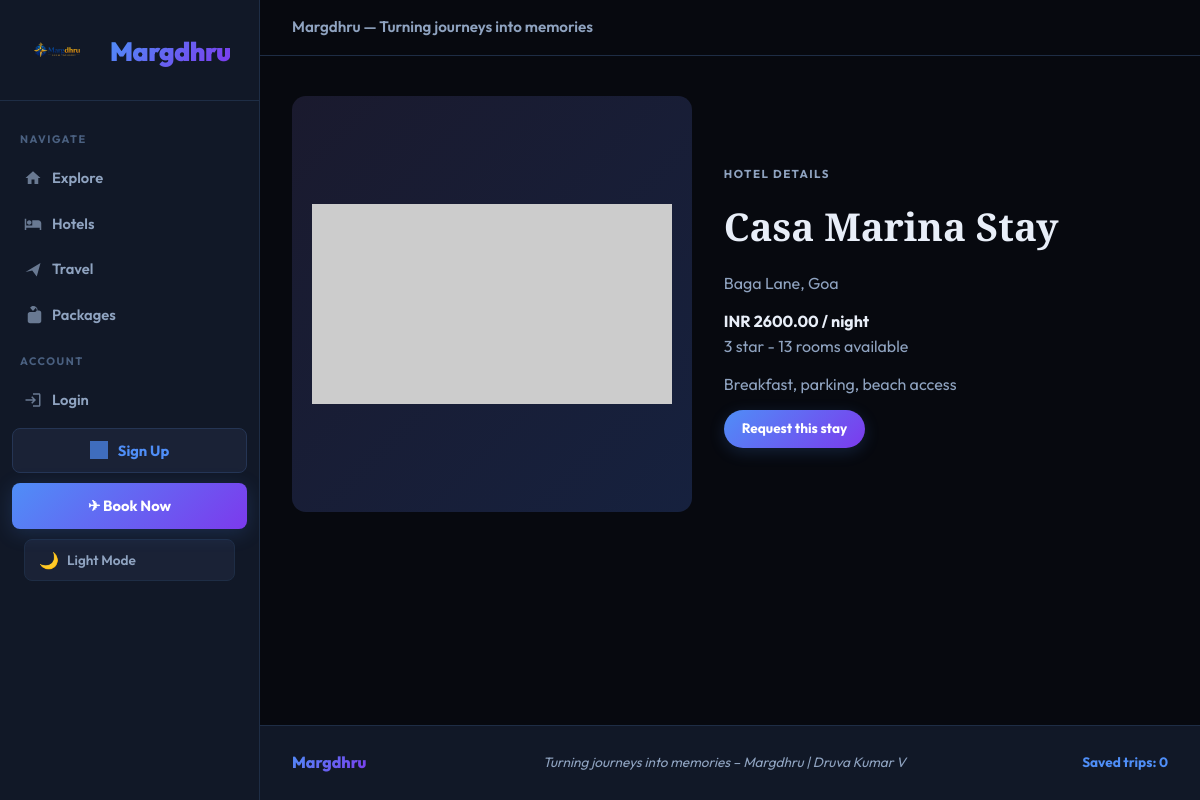
Screenshot of /hotels/189/ with the database file from the repository.
### travel/models.py (models this page shows, shortened)
class Hotel(models.Model):
    destination = models.ForeignKey(Destination, on_delete=models.CASCADE, related_name="hotels")
    name = models.CharField(max_length=140)
    address = models.CharField(max_length=220)
    star_rating = models.PositiveSmallIntegerField(default=3)
    price_per_night = models.DecimalField(max_digits=10, decimal_places=2)
    rooms_available = models.PositiveIntegerField(default=10)
    amenities = models.CharField(max_length=255, blank=True)
    image_url = models.URLField(blank=True)
    class Meta:
        ordering = ["price_per_night", "name"]

class Destination(models.Model):
    name = models.CharField(max_length=120)
    country = models.CharField(max_length=80, default="India")
    description = models.TextField()
    image_url = models.URLField(blank=True)
    best_season = models.CharField(max_length=120, blank=True)
    class Meta:
        ordering = ["name"]

### travel/views.py (the view)
# urls.py: path("hotels/<int:pk>/", views.hotel_detail, name="hotel_detail"),
def hotel_detail(request, pk):
    hotel = get_object_or_404(Hotel.objects.select_related("destination"), pk=pk)
    record_browsing(
        request,
        BrowsingHistory.HOTEL,
        hotel.name,
        hotel.destination.name,
        hotel.price_per_night,
        hotel.image_url,
        f"{hotel.star_rating} star hotel",
    )
    return render(request, "travel/hotel_detail.html", {"hotel": hotel})

### travel/views.py (called while the page is built)
def record_browsing(request, item_type, item_name, destination_name="", price=None, image_url="", notes=""):
    if request.user.is_authenticated:
        BrowsingHistory.objects.create(
            user=request.user,
            item_type=item_type,
            item_name=item_name,
            destination_name=destination_name,
            price=price,
            image_url=image_url,
            notes=notes,
        )

### templates/travel/hotel_detail.html (shortened to what this page needs)
{% extends "travel/base.html" %}
{% block content %}
<section class="detail-hero">
    <img src="{{ hotel.image_url }}" alt="{{ hotel.name }}" onerror="this.onerror=null;this.src=\'https://placehold.co/900x500/1a1a2e/6c63ff?text=Image+Unavailable\'">
    <div>
        <p class="eyebrow">Hotel details</p>
        <h1>{{ hotel.name }}</h1>
        <p>{{ hotel.address }}, {{ hotel.destination.name }}</p>
        <strong>INR {{ hotel.price_per_night }} / night</strong>
        <p>{{ hotel.star_rating }} star - {{ hotel.rooms_available }} rooms available</p>
        <p>{{ hotel.amenities }}</p>
        <a class="primary-link" href="{% url 'book_trip' %}">Request this stay</a>
    </div>
</section>
{% endblock %}

### static/travel/css/styles.css (style rules this page uses)
:root { --bg: #07090f; --bg2: #0d1117; --surface: #111827; --surface2: #1a2236; --border: #1e2d45; --border2: #253554; --ink: #e8eef8; --ink2: #8fa3c0; --ink3: #4a6080; --accent: #4f8ef7; --accent2: #7c3aed; --gold: #f59e0b; --emerald: #10b981; --rose: #f43f5e; --glow: rgba(79,142,247,0.18); --glow2: rgba(124,58,237,0.14); --sidebar-w: 260px; --radius: 14px; --radius-sm: 8px; --font: 'Outfit', sans-serif; --font-serif:'Playfair Display', Georgia, serif; }
*, *::before, *::after { box-sizing: border-box; margin: 0; padding: 0; }
html { scroll-behavior: smooth; }
body { font-family: var(--font); background: var(--bg); color: var(--ink); line-height: 1.6; min-height: 100vh; display: grid; grid-template-columns: var(--sidebar-w) 1fr; grid-template-rows: auto 1fr auto; grid-template-areas: "sidebar topbar" "sidebar main" "sidebar footer"; transition: background 0.3s, color 0.3s; }
a { color: inherit; text-decoration: none; }
img { display: block; width: 100%; object-fit: cover; }
img.img-error, img[alt]:after { display: flex; align-items: center; justify-content: center; background: linear-gradient(135deg, #1a1a2e 0%, #16213e 100%); color: #6c63ff; font-size: 0.85rem; font-family: 'Outfit', sans-serif; content: '📷 Image unavailable'; width: 100%; height: 100%; position: absolute; inset: 0; }
.eyebrow { display: inline-block; font-size: 0.72rem; font-weight: 700; letter-spacing: 1.5px; text-transform: uppercase; color: var(--accent); margin-bottom: 8px; }
.primary-link, .listing-body a, .card-actions button, .search-panel button, .booking-form button, .auth-form button { display: inline-flex; align-items: center; justify-content: center; min-height: 38px; padding: 8px 18px; border: none; border-radius: 30px; background: linear-gradient(135deg, var(--accent), var(--accent2)); color: white; font-family: var(--font); font-weight: 700; font-size: 0.85rem; cursor: pointer; box-shadow: 0 4px 16px var(--glow); transition: all 0.2s; }
.detail-hero { max-width: 1100px; padding: 40px 32px; display: grid; grid-template-columns: minmax(260px, 0.9fr) 1fr; align-items: center; gap: 32px; }
.detail-hero img { height: min(52vh, 460px); border-radius: var(--radius); }
.detail-hero h1 { font-family: var(--font-serif); font-size: 2.4rem; margin-bottom: 14px; }
.detail-hero p { color: var(--ink2); margin-bottom: 12px; }

### rows the page displays
Hotel: name "Casa Marina Stay", address "Baga Lane", destination.name "Goa", price_per_night "2600.00", star_rating "3", rooms_available "13", amenities "Breakfast, parking, beach access"
